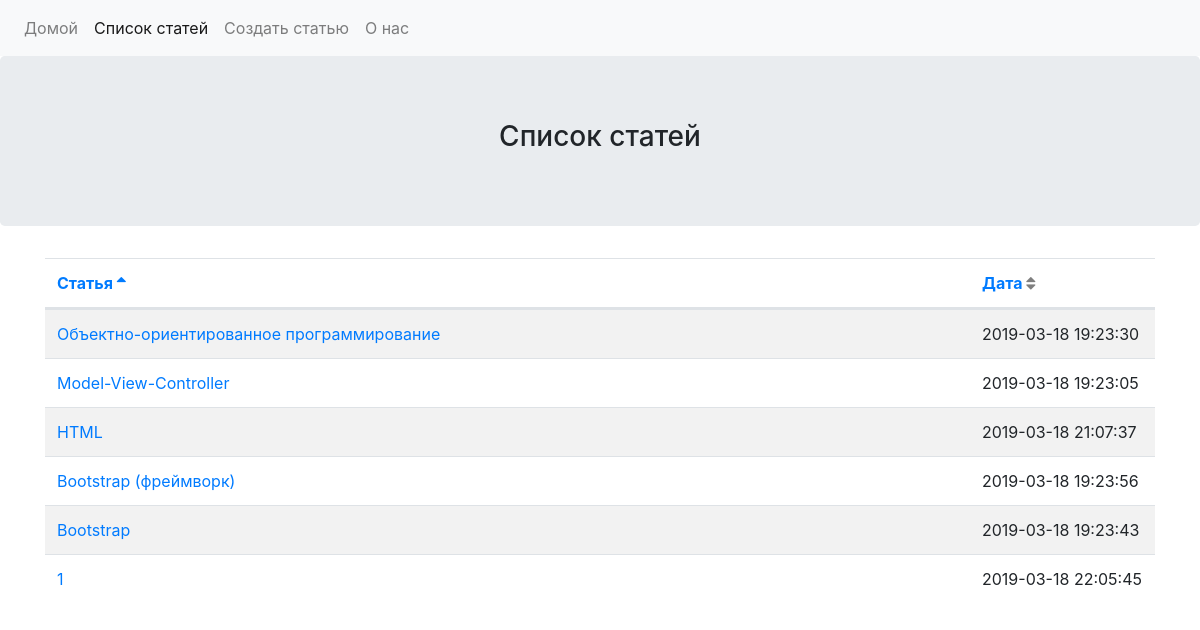
The app's page /?page=blog&sortby=title&sortorder=desc with its own data.
### tables this page shows
CREATE TABLE articles(
				id INTEGER PRIMARY KEY AUTOINCREMENT,
				title TEXT,
				text TEXT,
				datetime INTEGER, 
				author TEXT DEFAULT ''
			);

### Controller/AbstractController.php (called while the page is built, shortened)
<?php
abstract class AbstractController
{
	protected function getModel($model)
	{
		return new $model;
	}
	protected function render($template, $data = [])
	{
		extract($data);
		include $template;
	}
}

### Controller/BlogController.php (called while the page is built, shortened)
<?php
class BlogController extends AbstractController
{
	public function blog()
	{
		$sortBy = filter_input(INPUT_GET, 'sortby');
		$sortOrder = filter_input(INPUT_GET, 'sortorder');
		$model = $this->getModel(Model::class);
		$articles = $model->getArticles($sortBy, $sortOrder);
		$this->render('view/blog.php', $articles);
	}
}

### app/Router.php (called while the page is built, shortened)
<?php
class Router
{
    public static function getRoute($page)
    {
        switch ($page) {
            case 'blog':
                $method = 'blog';
                break;
        }
        $controller = new $controllerName();
        $controller->$method();
    }
}

### index.php (called while the page is built)
<?php
require 'config.php';
require '.\app\Router.php';
$page = filter_input(INPUT_GET, 'page');
Router::getRoute($page);

### view/src/blogSort.php (called while the page is built, shortened)
<?php
$titleAnotherOrder = $datetimeAnotherOrder = 'asc';

### config.php (called while the page is built, shortened)
<?php
spl_autoload_register(function ($class) {
    $path = __DIR__ . '/' . str_replace('\\', '/', $class) . '.php';
    if (is_file($path)) {
        return;
    }
});

### Model/Model.php (called while the page is built, shortened)
<?php
class Model extends AbstractModel
{
	public function getArticles($sortBy = 'datetime', $sortOrder = 'ASC') : array
	{
		switch (strtolower($sortBy)) {
			case 'title':
				$sortBy = 'title';
				break;
		}
		$sql="SELECT * FROM `articles` ORDER BY `$sortBy` $sortOrder";
		$result = $this->getConnect()->query($sql);
		$articles = array();
		while ($res = $result->fetchArray(SQLITE3_ASSOC)) {
			$articles[] = $res;
		}
		return compact('articles', 'sortBy', 'sortOrder');
	}
}

### Model/AbstractModel.php (called while the page is built, shortened)
<?php
abstract class AbstractModel
{
    protected $db;
    public function __construct()
	{
		if (!file_exists(PATHTODB)) {
			$this->db = new \SQLite3(PATHTODB);
			$sql = "CREATE TABLE articles(
				id INTEGER PRIMARY KEY AUTOINCREMENT,
				title TEXT,
				text TEXT,
				datetime INTEGER,
				author TEXT DEFAULT ''
			);";
			$this->db->query($sql);
		} else {
			$this->db = new \SQLite3(PATHTODB);
		}
	}
    public function getConnect()
	{
        if ($this->db) {
            return $this->db;
        } else {
			return false;
		}
    }
}

### view/blog.php (the view, shortened to what this page needs)
<?php
include 'header.php';
include 'src/blogSort.php';
?>
<div class="jumbotron text-center">
	<h3>Список статей</h3>
</div>
<div class="container">
	<table class="table table-striped">
		<thead>
			<tr class="d-flex">
				<th class="col-10" scope="col">
					<a href="?page=blog&sortby=title&sortorder=<?=$titleAnotherOrder;?>">Статья <i class="fa fa-sort<?=$titleOrder;?>"></i></a>
				</th>
				<th class="col-2" scope="col">
					<a href="?page=blog&sortby=datetime&sortorder=<?=$datetimeAnotherOrder;?>">Дата <i class="fa fa-sort<?=$datetimeOrder;?>"></i></a>
				</th>
			</tr>
		</thead>
		<tbody>
			<?php foreach ($articles as $article) { ?>
			<tr class="d-flex">
				<td class="col-10">
					<a href="?page=article&id=<?=$article['id'];?>"><?=$article['title']; ?></a>
				</td>
				<td class="col-2">
					<?=date(DATEFORMAT, $article['datetime']); ?>
				</td>
			</tr>
			<?php } ?>
		</tbody>
	</table>
</div>
<?php include 'footer.php'; ?>

### records on screen
articles: title "Объектно-ориентированное программирование", datetime "2019-03-18 19:23:30"
articles: title "Model-View-Controller", datetime "2019-03-18 19:23:05"
articles: title "HTML", datetime "2019-03-18 21:07:37"
articles: title "Bootstrap (фреймворк)", datetime "2019-03-18 19:23:56"
articles: title "Bootstrap", datetime "2019-03-18 19:23:43"
articles: title "1", datetime "2019-03-18 22:05:45"
